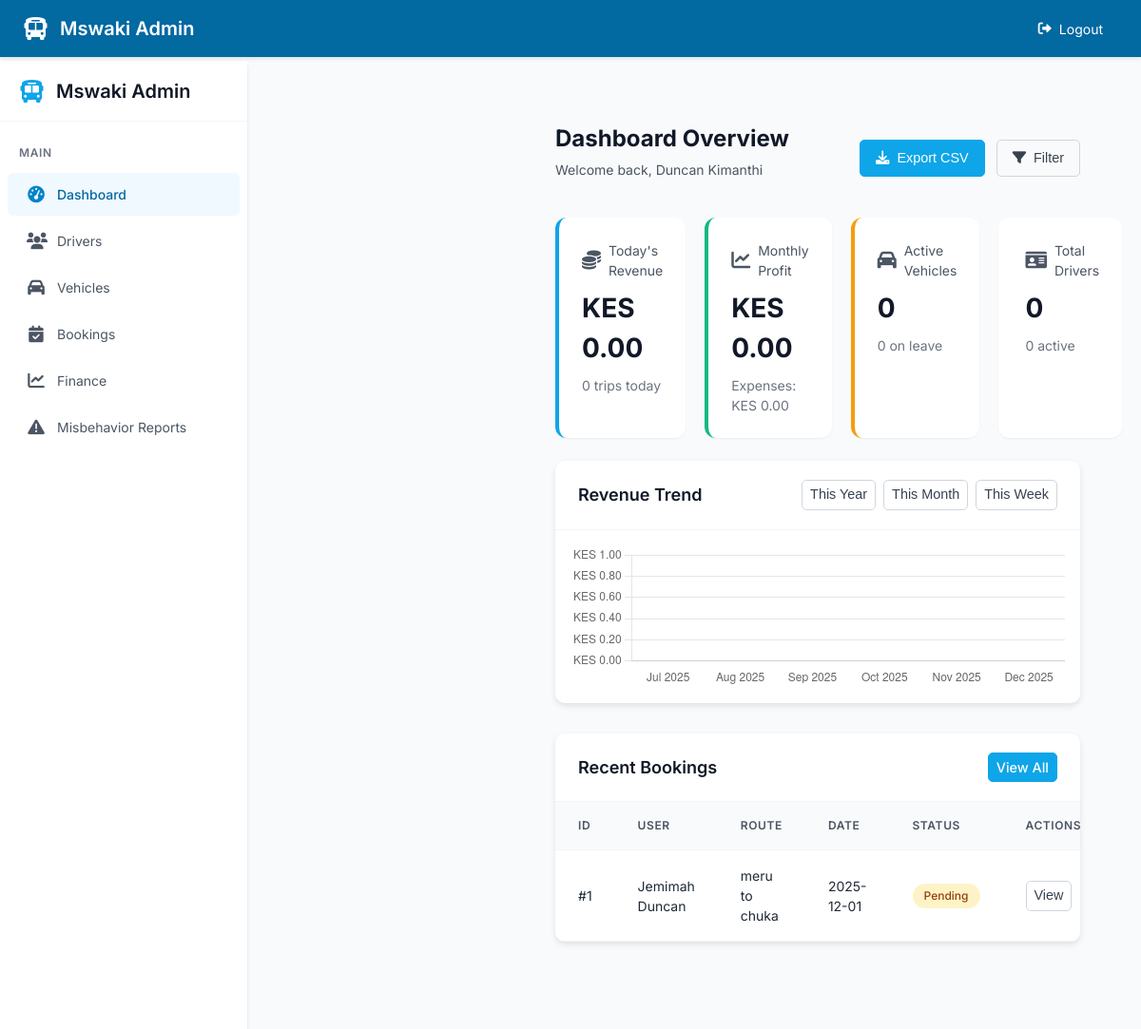
The app's page /admin/dashboard (signed in) with its own data.
### mswaki/models.py (models this page shows, shortened)
class User(db.Model, UserMixin):
    id = db.Column(db.Integer, primary_key=True)
    name = db.Column(db.String(100), nullable=False)
    email = db.Column(db.String(120), unique=True, nullable=False)
    password = db.Column(db.String(200), nullable=False)
    role = db.Column(db.String(20), nullable=False)
    rating = db.Column(db.Float, default=0.0)
    status = db.Column(db.String(10), default='active')

class Booking(db.Model):
    id = db.Column(db.Integer, primary_key=True)
    user_id = db.Column(db.Integer, db.ForeignKey('user.id'), nullable=False)
    seats = db.Column(db.Integer, nullable=False)
    pickup = db.Column(db.String(100), nullable=False)
    destination = db.Column(db.String(100), nullable=False)
    route = db.Column(db.String(100))  # optional
    reason = db.Column(db.String(200))
    status = db.Column(db.String(50), default="Pending")
    booking_date = db.Column(db.DateTime)  # when the ride is requested
    created_at = db.Column(db.DateTime, default=datetime.utcnow)
    user = db.relationship("User", backref="bookings")

### mswaki/routes.py (the view)
@routes.route("/admin/dashboard")
@role_required("admin")
def admin_dashboard():
    today = date.today()
    first_day = today.replace(day=1)
    last_day = (first_day + relativedelta(months=1)) - timedelta(days=1)
    today_data = DailyCollection.query.filter_by(date=today).all()
    today_revenue = sum(x.amount for x in today_data)
    today_trips = sum(x.trips for x in today_data)
    monthly_revenue = float(
        db.session.query(func.coalesce(func.sum(DailyCollection.amount), 0.0))
        .filter(DailyCollection.date.between(first_day, last_day))
        .scalar()
    )
    monthly_expenses = float(
        db.session.query(func.coalesce(func.sum(Expense.amount), 0.0))
        .filter(Expense.date.between(first_day, last_day))
        .scalar()
    )
    month_profit = monthly_revenue - monthly_expenses
    active_vehicles = Vehicle.query.filter_by(status="available").count()
    vehicles_on_leave = (
        db.session.query(Vehicle)
        .join(User, User.id == Vehicle.driver_id)
        .join(LeaveRequest, LeaveRequest.driver_id == User.id)
        .filter(
            LeaveRequest.status == "approved",
            LeaveRequest.start_date <= today,
            LeaveRequest.end_date >= today,
        )
        .distinct()
        .count()
    )
    pending_leaves = LeaveRequest.query.filter_by(status="pending").count()
    total_drivers = User.query.filter_by(role="driver").count()
    active_drivers = User.query.filter(
        User.role == "driver",
        func.lower(User.status) == "active"
    ).count()
    revenue_data = []
    months = []
    for i in range(5, -1, -1):
        month_start = first_day - relativedelta(months=i)
        month_end = (month_start + relativedelta(months=1)) - timedelta(days=1)
        month_rev = float(
            db.session.query(func.coalesce(func.sum(DailyCollection.amount), 0.0))
            .filter(DailyCollection.date.between(month_start, month_end))
            .scalar()
        )
        revenue_data.append(month_rev)
        months.append(month_start.strftime("%b %Y"))
    bookings = Booking.query.order_by(Booking.created_at.desc()).limit(10).all()
    booking_list = [
        {
            "id": b.id,
            "user_name": b.user.name if b.user else "N/A",
            "route": b.route or f"{b.pickup} to {b.destination}",
            "date": b.booking_date.strftime("%Y-%m-%d") if b.booking_date else b.created_at.strftime("%Y-%m-%d"),
            "status": b.status or "N/A",
        }
        for b in bookings
    ]
    stats = {
        "today_revenue": today_revenue,
        "today_trips": today_trips,
        "month_revenue": monthly_revenue,
        "month_expenses": monthly_expenses,
        "month_profit": month_profit,
        "active_vehicles": active_vehicles,
        "vehicles_on_leave": vehicles_on_leave,
        "pending_leaves": pending_leaves,
        "total_drivers": total_drivers,
        "active_drivers": active_drivers,
        "revenue_labels": months,
        "revenue_data": revenue_data,
    }
    return render_template("admin_dashboard.html", stats=stats, bookings=booking_list)

### mswaki/routes.py (called while the page is built, shortened)
def role_required(role):
    def decorator(f):
        @wraps(f)
        def decorated_function(*args, **kwargs):
            if not current_user.is_authenticated:
                flash("Please log in first.", "warning")
                return redirect(url_for("routes.login"))
            return f(*args, **kwargs)
        return decorated_function
    return decorator

### mswaki/templates/admin_dashboard.html (shortened to what this page needs)
{% extends "admin_base.html" %}
{% block content %}
<main class="main-content">
  <header class="admin-header">
    <div>
      <h1 class="page-title">Dashboard Overview</h1>
      <p class="text-gray-600">Welcome back, {{ current_user.name or 'Admin' }}</p>
    </div>
    <div class="admin-actions">
      <button id="export-csv" class="btn btn-primary" onclick="window.location.href='{{ url_for('routes.export_csv') }}'">
        <i class="fas fa-download"></i> Export CSV
      </button>
      <button id="filter-data" class="btn btn-outline">
        <i class="fas fa-filter"></i> Filter
      </button>
    </div>
  </header>
  <div class="stats-grid">
    <div class="stat-card primary">
      <div class="stat-label">
        <i class="fas fa-coins"></i> Today's Revenue
      </div>
      <div class="stat-value">KES {{ "%0.2f"|format(stats.today_revenue|float) }}</div>
      <div class="stat-extra">{{ stats.today_trips }} trips today</div>
    </div>
    <div class="stat-card success">
      <div class="stat-label">
        <i class="fas fa-chart-line"></i> Monthly Profit
      </div>
     <div class="stat-value">KES {{ "%0.2f"|format(stats.month_profit|float) }}</div>
<div class="stat-extra">Expenses: KES {{ "%0.2f"|format(stats.month_expenses|float) }}</div>
    </div>
    <div class="stat-card warning">
      <div class="stat-label">
        <i class="fas fa-car"></i> Active Vehicles
      </div>
      <div class="stat-value">{{ stats.active_vehicles }}</div>
      <div class="stat-extra">{{ stats.vehicles_on_leave }} on leave</div>
    </div>
    <div class="stat-card info">
      <div class="stat-label">
        <i class="fas fa-id-card"></i> Total Drivers
      </div>
      <div class="stat-value">{{ stats.total_drivers }}</div>
      <div class="stat-extra">{{ stats.active_drivers }} active</div>
    </div>
  </div>
  <div class="card">
    <div class="card-header">
      <h2 class="card-title">Revenue Trend</h2>
      <div class="card-actions">
        <button class="btn btn-sm btn-outline period-btn" data-period="year">This Year</button>
        <button class="btn btn-sm btn-outline active period-btn" data-period="month">This Month</button>
        <button class="btn btn-sm btn-outline period-btn" data-period="week">This Week</button>
      </div>
    </div>
    <div class="p-4">
      <div class="chart-container">
        <canvas id="revenue-chart"></canvas>
      </div>
    </div>
  </div>
  <div class="card">
    <div class="card-header">
      <h2 class="card-title">Recent Bookings</h2>
      <div class="card-actions">
        <a href="{{ url_for('routes.admin_bookings') }}" class="btn btn-sm btn-primary">View All</a>
      </div>
    </div>
    <div class="table-container">
      <table>
        <thead>
          <tr>
            <th>ID</th>
            <th>User</th>
            <th>Route</th>
            <th>Date</th>
            <th>Status</th>
            <th>Actions</th>
          </tr>
        </thead>
        <tbody>
          {% for b in bookings %}
          <tr>
            <td>#{{ b.id }}</td>
            <td>{{ b.user_name }}</td>
            <td>{{ b.route }}</td>
            <td>{{ b.date }}</td>
            <td>
              <span class="status-badge status-{{ b.status|lower|replace(' ', '-') }}">
                {{ b.status }}
              </span>
            </td>
            <td>
              <button class="btn btn-sm btn-outline view-booking" data-booking-id="{{ b.id }}">View</button>
            </td>
          </tr>
          {% else %}
          <tr>
            <td colspan="6" class="text-center py-4 text-gray-500">No recent bookings found</td>
          </tr>
          {% endfor %}
        </tbody>
      </table>
    </div>
  </div>
</main>
{% endblock %}
{% block scripts %}
<script>
document.addEventListener('DOMContentLoaded', function() {
    // Chart.js data from backend
    const revenueLabels = {{ stats.revenue_labels | safe }};
    const revenueData = {{ stats.revenue_data | safe }};
    const ctx = document.getElementById('revenue-chart').getContext('2d');
    new Chart(ctx, {
        type: 'bar',
        data: {
            labels: revenueLabels,
            datasets: [{
                label: 'Monthly Revenue (KES)',
                data: revenueData,
                backgroundColor: 'rgba(59, 130, 246, 0.7)',
                borderColor: 'rgba(59, 130, 246, 1)',
                borderWidth: 1,
                borderRadius: 4
            }]
        },
        options: {
            responsive: true,
            maintainAspectRatio: false,
            scales: {
                y: {
                    beginAtZero: true,
                    ticks: {
                        callback: function(value) {
                            return 'KES ' + value.toLocaleString(undefined, {minimumFractionDigits: 2, maximumFractionDigits: 2});
                        }
                    }
                },
                x: { grid: { display: false } }
            },
            plugins: {
                legend: { display: false },
                tooltip: {
                    callbacks: {
                        label: function(context) {
                            return 'KES ' + context.raw.toLocaleString(undefined, {minimumFractionDigits: 2, maximumFractionDigits: 2});
                        }
                    }
                }
            }
        }
    });
    // Handle view booking button clicks
    document.querySelectorAll('.view-booking').forEach(btn => {
        btn.addEventListener('click', function() {
            const bookingId = this.dataset.bookingId;
            if (bookingId) {
                window.location.href = `/admin/bookings/${bookingId}`;
            }
        });
    });
    // Export CSV
    const exportCsvBtn = document.getElementById('export-csv');
    if (exportCsvBtn) {
        exportCsvBtn.addEventListener('click', function() { console.log('Exporting CSV...'); });
    }
    // Filter button
    const filterBtn = document.getElementById('filter-data');
    if (filterBtn) {
        filterBtn.addEventListener('click', function() { alert('Filter functionality will be implemented here'); });
    }
});
</script>
{% endblock %}

### records on screen
User: name "Duncan Kimanthi"
User: user_name "Jemimah Duncan"
Booking: status "Pending"

### other values on screen
{{ "%0.2f"|format(stats.today_revenue|float) }} "0.00"
{{ stats.today_trips }} "0"
{{ "%0.2f"|format(stats.month_profit|float) }} "0.00"
{{ "%0.2f"|format(stats.month_expenses|float) }} "0.00"
{{ stats.active_vehicles }} "0"
{{ stats.vehicles_on_leave }} "0"
{{ stats.total_drivers }} "0"
{{ stats.active_drivers }} "0"
{{ b.id }} "1"
{{ b.route }} "meru to chuka"
{{ b.date }} "2025-12-01"
chart data {{ stats.revenue_data | safe }} [0.0, 0.0, 0.0, 0.0, 0.0, 0.0]
